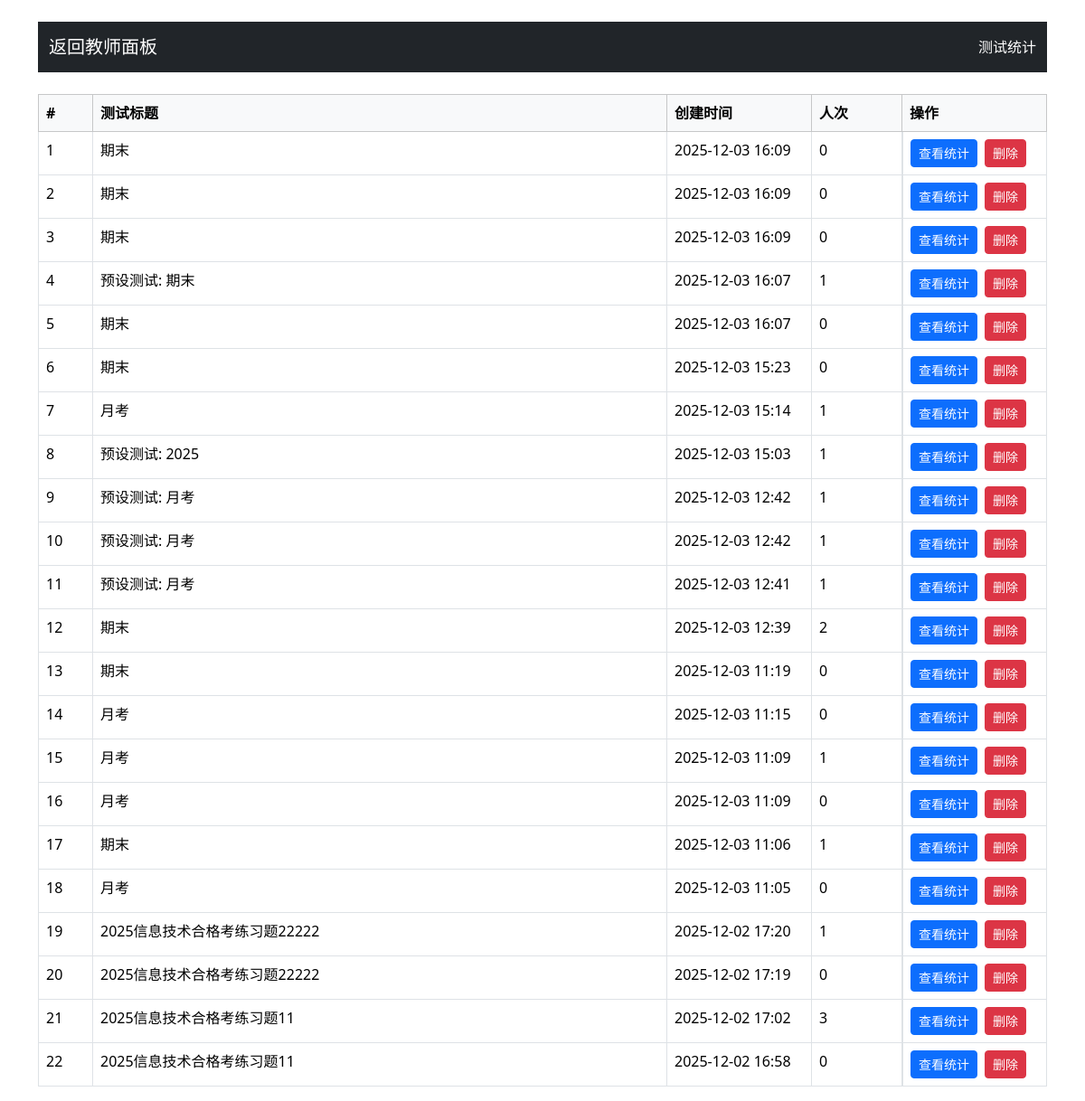
/test_statistics (signed in), run on an earlier commit of the app's database.
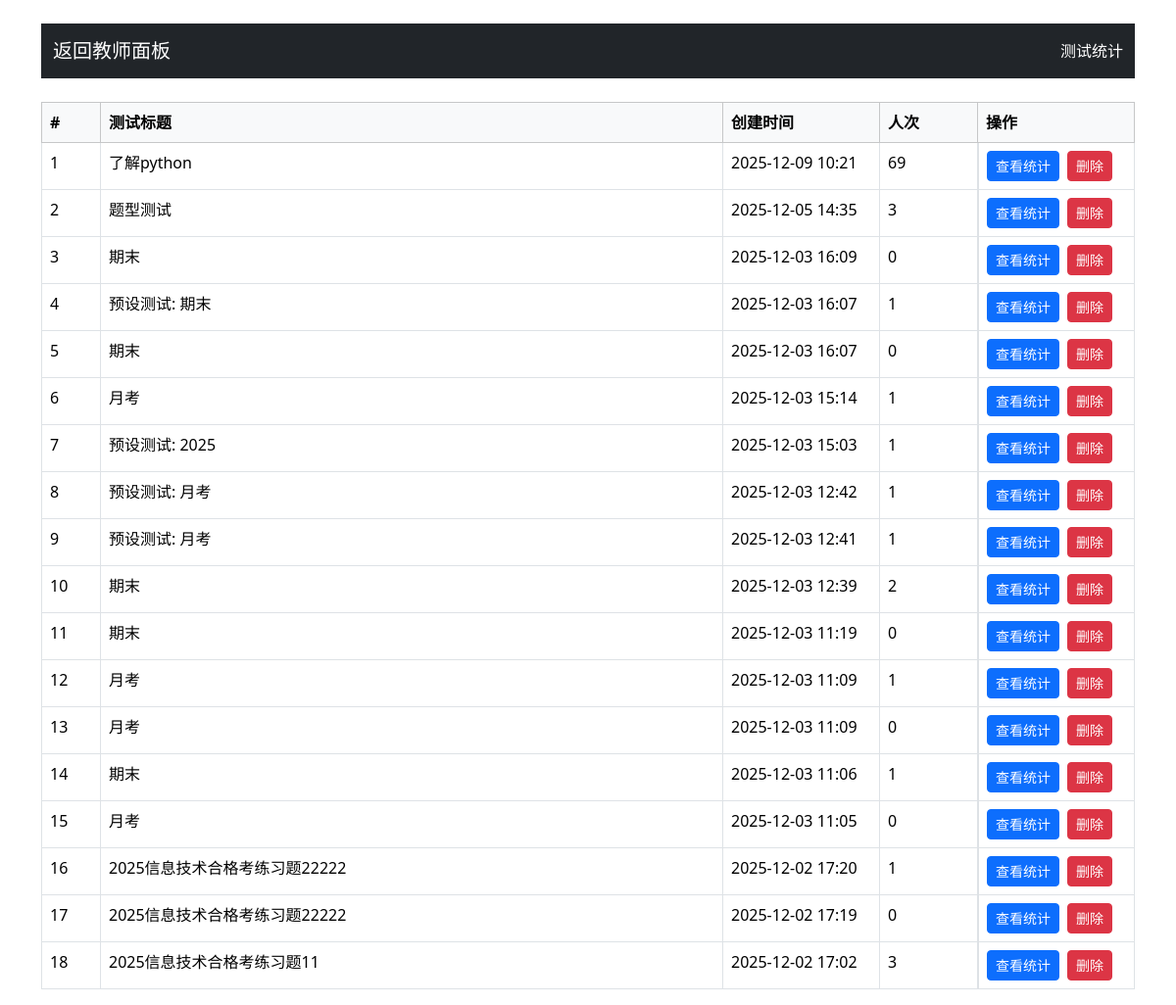
And on a later commit of the database.
### app.py (models this page shows)
class Test(db.Model):
    id = db.Column(db.Integer, primary_key=True)
    title = db.Column(db.String(200), nullable=False)
    single_choice_count = db.Column(db.Integer, default=0)
    multiple_choice_count = db.Column(db.Integer, default=0)
    true_false_count = db.Column(db.Integer, default=0)
    fill_blank_count = db.Column(db.Integer, default=0)
    short_answer_count = db.Column(db.Integer, default=0)
    single_choice_score = db.Column(db.Integer, default=0)
    multiple_choice_score = db.Column(db.Integer, default=0)
    true_false_score = db.Column(db.Integer, default=0)
    fill_blank_score = db.Column(db.Integer, default=0)
    short_answer_score = db.Column(db.Integer, default=0)
    total_score = db.Column(db.Integer, nullable=False)
    created_at = db.Column(db.DateTime, default=datetime.utcnow)
    is_active = db.Column(db.Boolean, default=True)
    single_choice_bank_id = db.Column(db.Integer)
    multiple_choice_bank_id = db.Column(db.Integer)
    true_false_bank_id = db.Column(db.Integer)
    fill_blank_bank_id = db.Column(db.Integer)
    short_answer_bank_id = db.Column(db.Integer)
    allow_student_choice = db.Column(db.Boolean, default=False)

### app.py (the view)
@app.route('/test_statistics')
def test_statistics():
    if 'role' not in session or session['role'] != 'teacher':
        return redirect(url_for('teacher_login'))
    tests = Test.query.order_by(Test.created_at.desc()).all()
    data = []
    for t in tests:
        cnt = TestResult.query.filter_by(test_id=t.id).count()
        data.append({'test': t, 'count': cnt})
    return render_template('test_statistics.html', tests=data)

### app.py (called while the page is built)
def to_bj(dt: datetime):
    return (dt + BJ_OFFSET) if dt else dt

def bjtime_filter(value, fmt='%Y-%m-%d %H:%M'):
    if not value:
        return ''
    return to_bj(value).strftime(fmt)

### templates/test_statistics.html (shortened to what this page needs)
<!DOCTYPE html>
<html lang="zh">
<head>
    <link href="{{ url_for('static', filename='bootstrap/css/bootstrap.min.css') }}" rel="stylesheet">
</head>
<body class="container mt-4">
    <nav class="navbar navbar-dark bg-dark mb-4">
        <div class="container-fluid">
            <a href="{{ url_for('teacher_dashboard') }}" class="navbar-brand"> 返回教师面板</a>
            <span class="navbar-text text-white">测试统计</span>
        </div>
    </nav>
    {% if tests %}
    <table class="table table-bordered">
        <thead class="table-light">
            <tr>
                <th style="width:60px">#</th>
                <th>测试标题</th>
                <th style="width:160px">创建时间</th>
                <th style="width:100px">人次</th>
                <th style="width:160px">操作</th>
            </tr>
        </thead>
        <tbody>
            {% for test in tests %}
            <tr>
                <td>{{ loop.index }}</td>
                <td>{{ test.test.title }}</td>
                <td>{{ test.test.created_at|bjtime }}</td>
                <td>{{ test.count }}</td>
                <td class="d-flex">
                    <a href="{{ url_for('get_test_statistics', test_id=test.test.id) }}" class="btn btn-sm btn-primary me-2">查看统计</a>
                    <form method="post" action="{{ url_for('delete_test', test_id=test.test.id) }}" onsubmit="return confirm('确定删除此测试及其成绩吗？');">
                        <button type="submit" class="btn btn-sm btn-danger">删除</button>
                    </form>
                </td>
            </tr>
            {% endfor %}
        </tbody>
    </table>
    {% else %}
    <div class="alert alert-info">暂无测试数据</div>
    {% endif %}
</body>
</html>

What changed in the data, as far as the page shows it:
removed Test: test "期末", test.created_at|bjtime "2025-12-03 16:09"
removed Test: test "期末", test.created_at|bjtime "2025-12-03 16:09"
removed Test: test "期末", test.created_at|bjtime "2025-12-03 15:23"
removed Test: test "预设测试: 月考", test.created_at|bjtime "2025-12-03 12:42"
removed Test: test "月考", test.created_at|bjtime "2025-12-03 11:15"
removed Test: test "2025信息技术合格考练习题11", test.created_at|bjtime "2025-12-02 16:58"
added Test: test "了解python", test.created_at|bjtime "2025-12-09 10:21"
added Test: test "题型测试", test.created_at|bjtime "2025-12-05 14:35"
Also different on the page:
new list line: "1 69 查看统计 删除"
new list line: "2 3 查看统计 删除"
list line gone: "2 0 查看统计 删除"
list line gone: "3 0 查看统计 删除"
list line gone: "期末 2025-12-03 16:09"
list line gone: "6 0 查看统计 删除"
list line gone: "10 1 查看统计 删除"
list line gone: "预设测试: 月考 2025-12-03 12:42"
list line gone: "14 0 查看统计 删除"
list line gone: "22 0 查看统计 删除"
